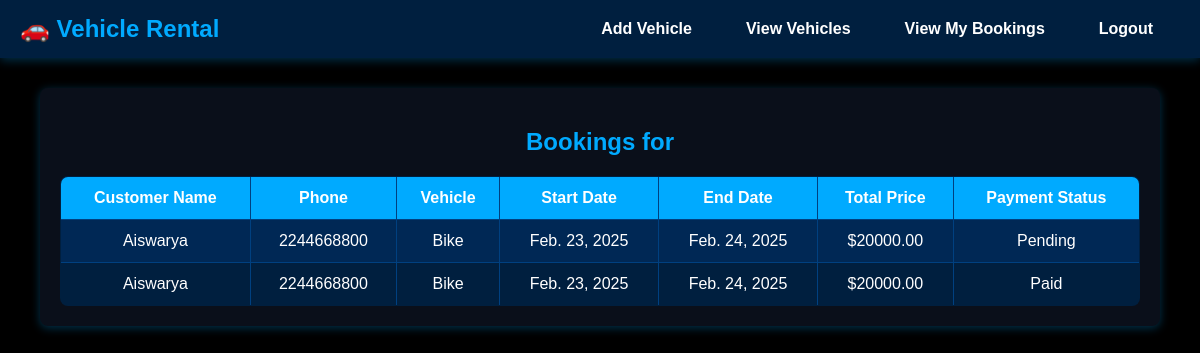
Page /stafbookings/ on the committed database.
### app/models.py (models this page shows, shortened)
class Booking(models.Model):
    customer_name = models.CharField(max_length=100)
    customer_phone = models.CharField(max_length=15)
    vehicle = models.ForeignKey(Vehicle, on_delete=models.CASCADE, related_name="bookings")
    start_date = models.DateField()
    end_date = models.DateField()
    total_price = models.DecimalField(max_digits=10, decimal_places=2, blank=True, null=True)
    payment_status = models.CharField(
        max_length=20,
        choices=[("Pending", "Pending"), ("Paid", "Paid")],
        default="Pending"
    )

class Vehicle(models.Model):
    staf = models.ForeignKey(Staf, on_delete=models.CASCADE, related_name="vehicles")  # Assign vehicles to Staf
    name = models.CharField(max_length=100)
    model = models.CharField(max_length=100)
    price_per_day = models.DecimalField(max_digits=10, decimal_places=2)
    availability = models.BooleanField(default=True)
    image = models.ImageField(upload_to="vehicle_images/", blank=True, null=True)  # Optional Image

### app/views.py (the view)
# urls.py: path("stafbookings/", views.staf_bookings, name="staf_bookings"),
def staf_bookings(request):
    bookings = Booking.objects.all() # Get bookings for Staf's vehicles
    return render(request, "staf/staf_bookings.html", {"bookings": bookings})

### templates/staf/staf_bookings.html (shortened to what this page needs)
<!DOCTYPE html>
<html lang="en">
<head>
</head>
<body>
    <nav class="navbar">
        <div class="logo"><a href="../stafhome"> 🚗 Vehicle Rental </a></div>
        <ul>
            <li><a href="{% url 'add_vehicle' %}">Add Vehicle</a></li>
            <li><a href="{% url 'vehicle_list' %}">View Vehicles</a></li>
            <li><a href="{% url 'staf_bookings' %}">View My Bookings</a></li>
            <li><a href="{% url 'logout' %}">Logout</a></li>
        </ul>
    </nav>
    <div class="container">
        {% block content %}
        <h2>Bookings for {{ staf.name }}</h2>
        <table>
            <tr>
                <th>Customer Name</th>
                <th>Phone</th>
                <th>Vehicle</th>
                <th>Start Date</th>
                <th>End Date</th>
                <th>Total Price</th>
                <th>Payment Status</th>
            </tr>
            {% for booking in bookings %}
            <tr>
                <td>{{ booking.customer_name }}</td>
                <td>{{ booking.customer_phone }}</td>
                <td>{{ booking.vehicle.name }}</td>
                <td>{{ booking.start_date }}</td>
                <td>{{ booking.end_date }}</td>
                <td>${{ booking.total_price }}</td>
                <td>{{ booking.payment_status }}</td>
            </tr>
            {% empty %}
            <tr>
                <td colspan="7">No bookings found.</td>
            </tr>
            {% endfor %}
        </table>
        {% endblock %}
    </div>
</body>
</html>

### templates/staf/staf_bookings.html (style rules this page uses)
body { font-family: 'Poppins', sans-serif; margin: 0; padding: 0; background-color: #000; color: #d0d9e0; }
.navbar { background: #001f3f; color: white; display: flex; justify-content: space-between; padding: 15px 20px; align-items: center; box-shadow: 0px 2px 10px rgba(0, 170, 255, 0.3); }
.navbar .logo a { text-decoration: none; color: #00aaff; font-weight: bold; font-size: 1.5rem; }
.navbar .logo { font-size: 1.5rem; font-weight: bold; color: #00aaff; }
.navbar ul { list-style: none; display: flex; padding: 0; margin: 0; }
.navbar ul li { margin: 0 15px; }
.navbar ul li a { text-decoration: none; color: white; font-weight: 600; transition: 0.3s; padding: 8px 12px; }
.container { width: 90%; margin: 30px auto; background: #0a0f1a; padding: 20px; border-radius: 8px; box-shadow: 0px 2px 10px rgba(0, 170, 255, 0.3); }
h2 { color: #00aaff; text-align: center; margin-bottom: 20px; }
table { width: 100%; border-collapse: collapse; background: #001f3f; color: white; border-radius: 8px; overflow: hidden; }
table, th, td { border: 1px solid #004080; }
th, td { padding: 12px; text-align: center; }
th { background: #00aaff; color: white; }
tr:nth-child(even) { background: #002855; }

### rows in the picture
Booking: customer_name "Aiswarya", customer_phone "2244668800", vehicle.name "Bike", start_date "Feb. 23, 2025", end_date "Feb. 24, 2025", total_price "20000.00", payment_status "Pending"
Booking: customer_name "Aiswarya", customer_phone "2244668800", vehicle.name "Bike", start_date "Feb. 23, 2025", end_date "Feb. 24, 2025", total_price "20000.00", payment_status "Paid"
